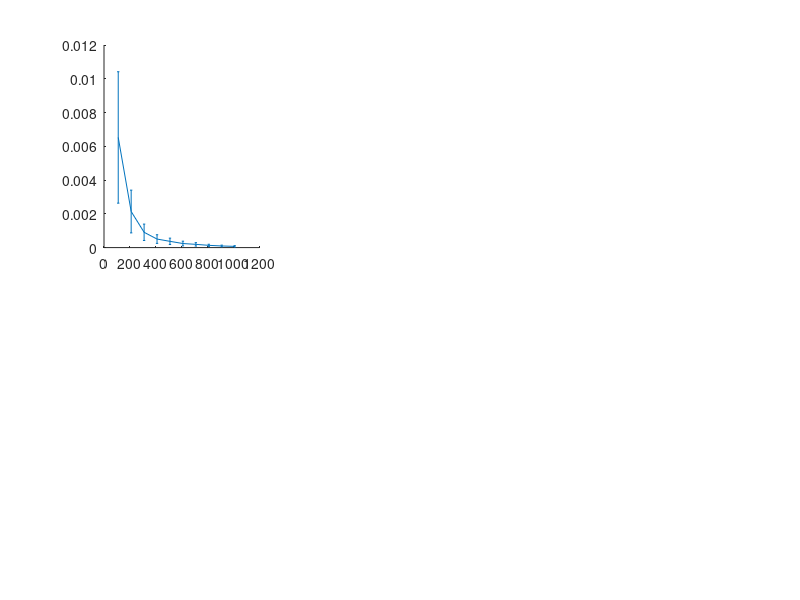

Write MATLAB code to recreate this figure. (Note: this script raises an error after producing the figure.)
mvecs = 110:100:1010;

load("results_comparison1.mat")
colors = [ 0.36 0.14 0.32; 
           1.0 0.5 0.0; 
           0.0 0.8 0.0;
           1.0 0.0 1.0;
           0.0 0.3 1.0];

figure(1)

subplot(2,3,1)
hold on
errorbar(mvecs, err_detective./trG, SD_detective./trG, '-', 'Color', 'm', 'LineWidth', 4);
errorbar(mvecs+10, err_HS./trG, SD_HS./trG, 'd-', 'Color', colors(3,:), 'LineWidth', 2);
errorbar(mvecs-10, err_1S./trG, SD_1S./trG, '-', 'Color', colors(5,:), 'LineWidth', 4);
errorbar(mvecs, err_LowRank./trG, SD_LowRank./trG, '-', 'Color', colors(2,:), 'LineWidth', 2);
errorbar(mvecs(err_PlainGH < 10^8), err_PlainGH(err_PlainGH < 10^8)./trG, SD_PlainGH(err_PlainGH < 10^8)./trG, '--', 'Color', colors(1,:), 'LineWidth', 2);
errorbar(mvecs, err_kraw_power./trG, SD_kraw_power./trG, '*-', 'Color', 'k', 'LineWidth', 2);
errorbar(mvecs, err_funNyspp./trG, SD_funNyspp./trG, 'o-', 'Color', 'c', 'LineWidth', 2);
hold off

set(gca, 'YScale', 'log'); 
xlabel('matvecs','fontsize',15)
ylabel('Relative errors','fontsize',15)
title('Example Alg','fontsize',15)
ax = gca;             % 'gca' prende l'asse corrente
ax.FontSize = 15; 


load("results_comparison2.mat")

figure(1)

subplot(2,3,2)
hold on
errorbar(mvecs, err_detective./trG, SD_detective./trG, '-', 'Color', 'm', 'LineWidth', 4);
errorbar(mvecs+10, err_HS./trG, SD_HS./trG, 'd-', 'Color', colors(3,:), 'LineWidth', 2);
errorbar(mvecs-10, err_1S./trG, SD_1S./trG, '-', 'Color', colors(5,:), 'LineWidth', 4);
errorbar(mvecs, err_LowRank./trG, SD_LowRank./trG, '-', 'Color', colors(2,:), 'LineWidth', 2);
errorbar(mvecs(err_PlainGH < 10^8), err_PlainGH(err_PlainGH < 10^8)./trG, SD_PlainGH(err_PlainGH < 10^8)./trG, '--', 'Color', colors(1,:), 'LineWidth', 2);


% errorbar(mvecs(1:5), err_kraw_power(1:5)./trG, SD_kraw_power(1:5)./trG, '*-', 'Color', 'k', 'LineWidth', 2);

grayTrans = [0.75 0.75 0.75];   % grigio un po' più scuro

% 1:4 in nero (marker+linea+errorbar)
errorbar(mvecs(1:4), err_kraw_power(1:4)./trG, SD_kraw_power(1:4)./trG, '*-', ...
    'Color', 'k', 'LineWidth', 2);

% linea 4 -> 5 in grigio
plot(mvecs(4:5), err_kraw_power(4:5)./trG, '-', ...
    'Color', grayTrans, 'LineWidth', 2);

% punto 5 in grigio (marker+errorbar, senza linea)
errorbar(mvecs(5), err_kraw_power(5)./trG, SD_kraw_power(5)./trG, '*', ...
    'Color', grayTrans, 'LineWidth', 2, 'LineStyle', 'none');



errorbar(mvecs, err_funNyspp./trG, SD_funNyspp./trG, 'o-', 'Color', 'c', 'LineWidth', 2);
hold off

set(gca, 'YScale', 'log'); 
xlabel('matvecs','fontsize',15)
ylabel('Relative errors','fontsize',15)
title('Example Geom','fontsize',15)
ax = gca;             % 'gca' prende l'asse corrente
ax.FontSize = 15; 



load("results_comparison3.mat")

figure(1)

subplot(2,3,3)
hold on
errorbar(mvecs, err_detective./trG, SD_detective./trG, '-', 'Color', 'm', 'LineWidth', 4);
errorbar(mvecs+10, err_HS./trG, SD_HS./trG, 'd-', 'Color', colors(3,:), 'LineWidth', 2);
errorbar(mvecs-10, err_1S./trG, SD_1S./trG, '-', 'Color', colors(5,:), 'LineWidth', 4);
errorbar(mvecs, err_LowRank./trG, SD_LowRank./trG, '-', 'Color', colors(2,:), 'LineWidth', 2);
errorbar(mvecs(err_PlainGH < 10^8), err_PlainGH(err_PlainGH < 10^8)./trG, SD_PlainGH(err_PlainGH < 10^8)./trG, '--', 'Color', colors(1,:), 'LineWidth', 2);


grayTrans = [0.75 0.75 0.75];   % grigio un po' più scuro

% 1:7 in nero (marker+linea+errorbar)
errorbar(mvecs(1:7), err_kraw_power(1:7)./trG, SD_kraw_power(1:7)./trG, '*-', ...
    'Color', 'k', 'LineWidth', 2);

% linea 7 -> 8 in grigio
plot(mvecs(7:8), err_kraw_power(7:8)./trG, '-', ...
    'Color', grayTrans, 'LineWidth', 2);

% punto 8 in grigio (marker+errorbar, senza linea)
errorbar(mvecs(8), err_kraw_power(8)./trG, SD_kraw_power(8)./trG, '*', ...
    'Color', grayTrans, 'LineWidth', 2, 'LineStyle', 'none');


errorbar(mvecs, err_funNyspp./trG, SD_funNyspp./trG, 'o-', 'Color', 'c', 'LineWidth', 2);
hold off

set(gca, 'YScale', 'log'); 
xlabel('matvecs','fontsize',15)
ylabel('Relative errors','fontsize',15)
title('Example Gaps','fontsize',15)
ax = gca;             % 'gca' prende l'asse corrente
ax.FontSize = 15; 
 



load("results_comparison4.mat")

figure(1)

subplot(2,3,4)
hold on
errorbar(mvecs, err_detective./trG, SD_detective./trG, '-', 'Color', 'm', 'LineWidth', 4);
errorbar(mvecs+10, err_HS./trG, SD_HS./trG, 'd-', 'Color', colors(3,:), 'LineWidth', 2);
errorbar(mvecs-10, err_1S./trG, SD_1S./trG, '-', 'Color', colors(5,:), 'LineWidth', 4);
errorbar(mvecs, err_LowRank./trG, SD_LowRank./trG, '-', 'Color', colors(2,:), 'LineWidth', 2);
errorbar(mvecs(err_PlainGH < 10^8), err_PlainGH(err_PlainGH < 10^8)./trG, SD_PlainGH(err_PlainGH < 10^8)./trG, '--', 'Color', colors(1,:), 'LineWidth', 2);
errorbar(mvecs, err_kraw_power./trG, SD_kraw_power./trG, '*-', 'Color', 'k', 'LineWidth', 2);
errorbar(mvecs, err_funNyspp./trG, SD_funNyspp./trG, 'o-', 'Color', 'c', 'LineWidth', 2);
hold off

set(gca, 'YScale', 'log'); 
xlabel('matvecs','fontsize',15)
ylabel('Relative errors','fontsize',15)
title('Example RBF','fontsize',15)
ax = gca;             % 'gca' prende l'asse corrente
ax.FontSize = 15; 



load("results_comparison5.mat")

figure(1)

subplot(2,3,5)
hold on
errorbar(mvecs, err_detective./trG, SD_detective./trG, '-', 'Color', 'm', 'LineWidth', 4);
errorbar(mvecs+10, err_HS./trG, SD_HS./trG, 'd-', 'Color', colors(3,:), 'LineWidth', 2);
errorbar(mvecs-10, err_1S./trG, SD_1S./trG, '-', 'Color', colors(5,:), 'LineWidth', 4);
errorbar(mvecs, err_LowRank./trG, SD_LowRank./trG, '-', 'Color', colors(2,:), 'LineWidth', 2);
errorbar(mvecs(err_PlainGH < 10^8), err_PlainGH(err_PlainGH < 10^8)./trG, SD_PlainGH(err_PlainGH < 10^8)./trG, '--', 'Color', colors(1,:), 'LineWidth', 2);
errorbar(mvecs, err_kraw_power./trG, SD_kraw_power./trG, '*-', 'Color', 'k', 'LineWidth', 2);
errorbar(mvecs, err_funNyspp./trG, SD_funNyspp./trG, 'o-', 'Color', 'c', 'LineWidth', 2);
hold off

set(gca, 'YScale', 'log'); 
xlabel('matvecs','fontsize',15)
ylabel('Relative errors','fontsize',15)
title('Example Matérn(1/2)','fontsize',15)
ax = gca;             % 'gca' prende l'asse corrente
ax.FontSize = 15; 



load("results_comparison6.mat")

figure(1)

subplot(2,3,6)
hold on
h1 = errorbar(mvecs, err_detective./trG, SD_detective./trG, '-', 'Color', 'm', 'LineWidth', 4);
h2 = errorbar(mvecs+10, err_HS./trG, SD_HS./trG, 'd-', 'Color', colors(3,:), 'LineWidth', 2);
h3 = errorbar(mvecs-10, err_1S./trG, SD_1S./trG, '-', 'Color', colors(5,:), 'LineWidth', 4);
h4 = errorbar(mvecs, err_LowRank./trG, SD_LowRank./trG, '-', 'Color', colors(2,:), 'LineWidth', 2);
h5 = errorbar(mvecs(err_PlainGH < 10^8), err_PlainGH(err_PlainGH < 10^8)./trG, SD_PlainGH(err_PlainGH < 10^8)./trG, '--', 'Color', colors(1,:), 'LineWidth', 2);
h6 = errorbar(mvecs, err_kraw_power./trG, SD_kraw_power./trG, '*-', 'Color', 'k', 'LineWidth', 2);
h7 = errorbar(mvecs, err_funNyspp./trG, SD_funNyspp./trG, 'o-', 'Color', 'c', 'LineWidth', 2);
hold off

set(gca, 'YScale', 'log'); 
xlabel('matvecs','fontsize',15)
ylabel('Relative errors','fontsize',15)
title('Example Matérn(3/2)','fontsize',15)
ax = gca;             % 'gca' prende l'asse corrente
ax.FontSize = 15; 


ax_leg = axes('Position',[0.1 0.01 0.8 0.05],'Visible','off'); 
lgd = legend(ax_leg, [h1 h2 h3 h4 h5 h6 h7], {'log-det-ective','half samples','one-sample','low-rank','SLQ','Krylov-aware','funNys++'}, ...
    'Orientation','horizontal','FontSize',30,'NumColumns',7);
lgd.Box = 'off';